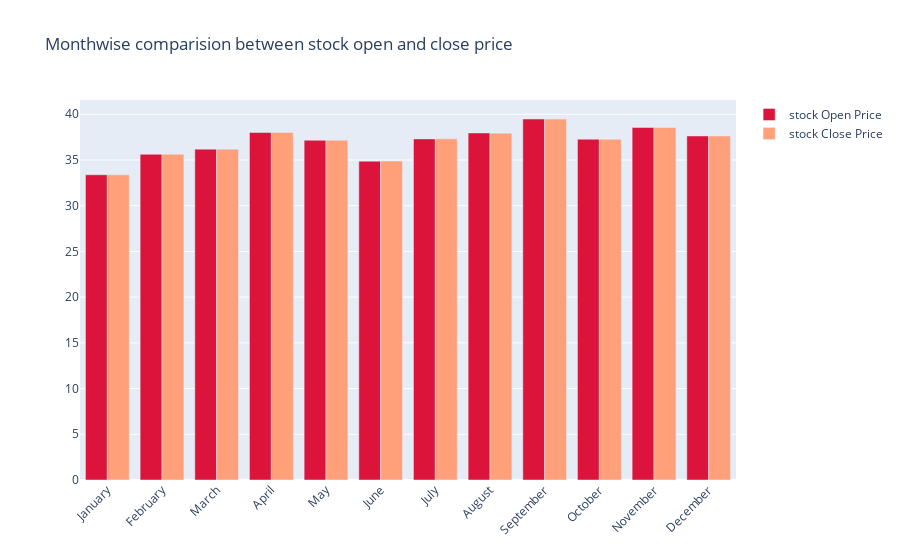

This figure's notebook cell:
### Code cell
fig = go.Figure()

fig.add_trace(go.Bar(
    x=monthvise.index,
    y=monthvise['Open'],
    name='stock Open Price',
    marker_color='crimson'
))
fig.add_trace(go.Bar(
    x=monthvise.index,
    y=monthvise['Close'],
    name='stock Close Price',
    marker_color='lightsalmon'
))

fig.update_layout(barmode='group', xaxis_tickangle=-45, 
                  title='Monthwise comparision between stock open and close price')
fig.show()

### Figure 1 — Plotly figure (JSON) as saved in the notebook; plotly's stock layout.template omitted (floating-point values rounded to 4 significant figures)
{"data": [{"marker": {"color": "crimson"}, "name": "stock Open Price", "type": "bar", "x": ["January", "February", "March", "April", "May", "June", "July", "August", "September", "October", "November", "December"], "y": [33.39, 35.63, 36.19, 38.01, 37.16, 34.87, 37.31, 37.96, 39.48, 37.28, 38.56, 37.63]}, {"marker": {"color": "lightsalmon"}, "name": "stock Close Price", "type": "bar", "x": ["January", "February", "March", "April", "May", "June", "July", "August", "September", "October", "November", "December"], "y": [33.38, 35.63, 36.19, 38.01, 37.17, 34.89, 37.31, 37.93, 39.48, 37.27, 38.56, 37.63]}], "layout": {"barmode": "group", "title": {"text": "Monthwise comparision between stock open and close price"}, "xaxis": {"tickangle": -45}}}
